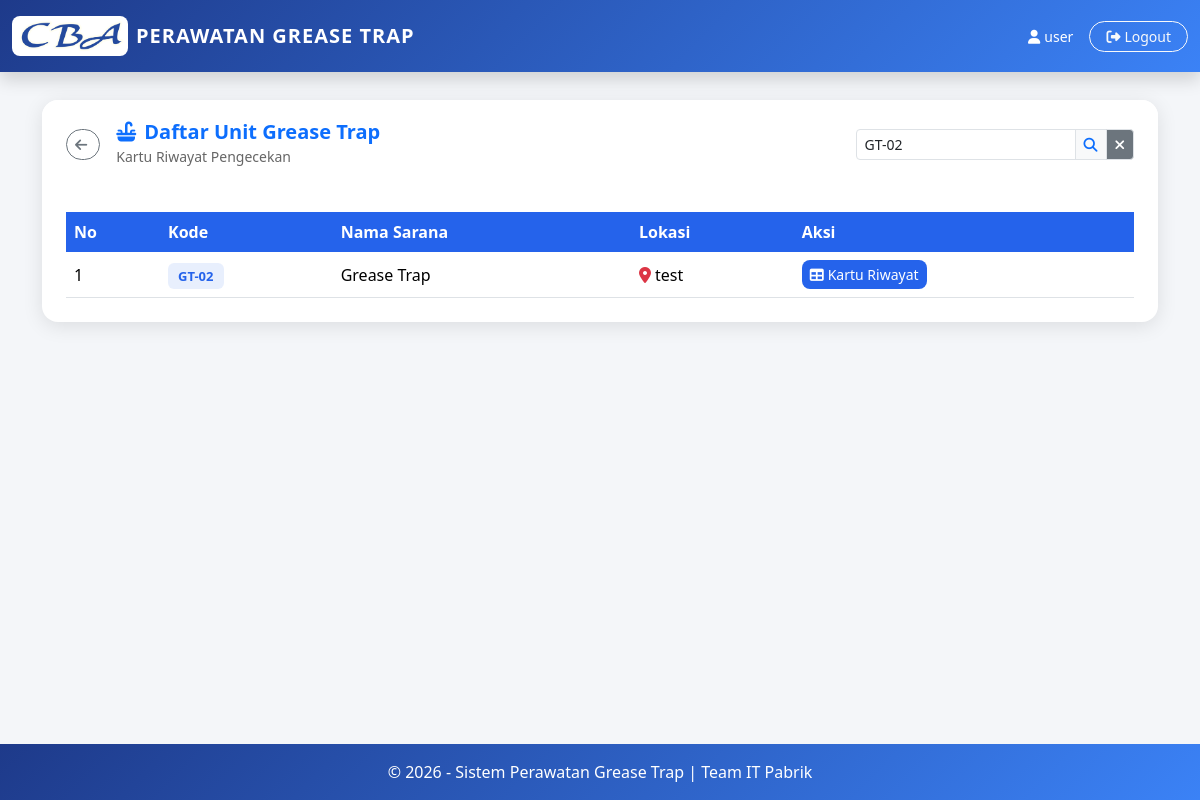
/grease_trap_home.php?keyword=GT-02 (signed in), run on the app's committed database.
### tables this page shows
CREATE TABLE `grease_trap` (
  `id` int(11) NOT NULL,
  `no_kode` varchar(50) NOT NULL,
  `nama_sarana` varchar(100) DEFAULT NULL,
  `lokasi` varchar(200) DEFAULT NULL
);

### grease_trap_home.php (the view, shortened to what this page needs)
<?php
include "config/koneksi.php";
mysqli_query($conn, "CREATE TABLE IF NOT EXISTS `grease_trap` (
  `id` int(11) NOT NULL AUTO_INCREMENT,
  `no_kode` varchar(50) NOT NULL,
  `nama_sarana` varchar(100) DEFAULT NULL,
  `lokasi` varchar(200) DEFAULT NULL,
  PRIMARY KEY (`id`)
) ENGINE=InnoDB DEFAULT CHARSET=utf8mb4");
mysqli_query($conn, "CREATE TABLE IF NOT EXISTS `checklist_grease_trap` (
  `id` int(11) NOT NULL AUTO_INCREMENT,
  `grease_trap_id` int(11) NOT NULL,
  `tahun` int(4) NOT NULL,
  `bulan` tinyint(2) NOT NULL,
  `tanggal_cek` date DEFAULT NULL,
  `valve_handle` enum('Ok','Nok') DEFAULT NULL,
  `hose_coupling_conect` enum('Ok','Nok') DEFAULT NULL,
  `baut_valve_handle` enum('Ok','Nok') DEFAULT NULL,
  `fire_hose` enum('Ok','Nok') DEFAULT NULL,
  `slang_grease_trap` enum('Ok','Nok') DEFAULT NULL,
  `nozzle` enum('Ok','Nok') DEFAULT NULL,
  `box_grease_trap` enum('Ok','Nok') DEFAULT NULL,
  `paraf` varchar(100) DEFAULT NULL,
  `catatan` text DEFAULT NULL,
  `users_id` int(11) DEFAULT NULL,
  `created_at` datetime DEFAULT CURRENT_TIMESTAMP,
  PRIMARY KEY (`id`)
) ENGINE=InnoDB DEFAULT CHARSET=utf8mb4");
$keyword = isset($_GET['keyword']) ? mysqli_real_escape_string($conn, $_GET['keyword']) : '';
$where = "";
if ($keyword != '') {
  $where = "WHERE no_kode LIKE '%$keyword%' OR nama_sarana LIKE '%$keyword%' OR lokasi LIKE '%$keyword%'";
}
$listGreaseTrap = mysqli_query($conn, "SELECT * FROM grease_trap $where ORDER BY no_kode ASC");
?>
<!DOCTYPE html>
<html lang="id">
<head>
  <link href="https://cdn.jsdelivr.net/npm/bootstrap@5.3.2/dist/css/bootstrap.min.css" rel="stylesheet">
</head>
<body>
  <nav class="navbar navbar-grease_trap fixed-top py-3 shadow">
    <div class="container-fluid d-flex justify-content-between align-items-center">
      <div class="d-flex align-items-center gap-2 text-white" style="cursor:pointer"
        onclick="window.location.href='dashboard.php'">
        <img src="assets/images/cba.png" alt="Logo CBA"
          style="height:40px; background:white; padding:4px; border-radius:8px;">
        <span class="fw-bold fs-5 d-none d-sm-inline" style="letter-spacing:1px">PERAWATAN GREASE TRAP</span>
      </div>
      <div class="d-flex align-items-center gap-2 gap-md-3">
        <span class="text-white small d-none d-md-inline"><i
            class="fa-solid fa-user me-1"></i><?= $_SESSION['username'] ?></span>
        <a href="logout.php" class="btn btn-sm btn-outline-light rounded-pill px-2 px-md-3" title="Logout">
          <span class="d-none d-sm-inline"><i class="fa-solid fa-right-from-bracket me-1"></i>Logout</span>
        </a>
      </div>
    </div>
  </nav>
  <div class="container" style="margin-top:100px; padding-bottom:40px; flex:1;">
    <div class="card card-grease_trap">
      <div class="card-grease_trap-header d-flex justify-content-between align-items-center flex-wrap gap-3">
        <div class="d-flex align-items-center gap-3">
          <a href="dashboard.php" class="btn btn-sm btn-outline-secondary rounded-pill" title="Kembali ke Dashboard">
            <i class="fa-solid fa-arrow-left me-1"></i><span class="d-none d-sm-inline"></span>
          </a>
          <div>
            <h5 class="fw-bold mb-0 text-primary"><i class="fa-solid fa-sink me-2"></i>Daftar Unit Grease Trap</h5>
            <small class="opacity-75">Kartu Riwayat Pengecekan</small>
          </div>
        </div>
        <div class="d-flex flex-column flex-sm-row align-items-stretch align-items-sm-center gap-2 mt-3 mt-sm-0">
          <form method="GET" class="d-flex m-0">
            <div class="input-group input-group-sm w-100">
              <input type="text" name="keyword" class="form-control" placeholder="Cari Kode/Lokasi..."
                value="<?= htmlspecialchars($keyword) ?>">
              <button type="submit" class="btn btn-light text-primary border"><i
                  class="fa-solid fa-search"></i></button>
              <?php if ($keyword != ''): ?>
                <a href="grease_trap_home.php" class="btn btn-secondary border"><i class="fa-solid fa-times"></i></a>
              <?php endif; ?>
            </div>
          </form>
        </div>
      </div>
      <div class="card-body p-4">
        <div class="table-responsive">
          <table class="table table-hover align-middle mb-0">
            <thead>
              <tr>
                <th>No</th>
                <th>Kode</th>
                <th>Nama Sarana</th>
                <th>Lokasi</th>
                <th>Aksi</th>
              </tr>
            </thead>
            <tbody>
              <?php $no = 1;
              while ($row = mysqli_fetch_assoc($listGreaseTrap)): ?>
                <tr>
                  <td data-label="No"><?= $no++ ?></td>
                  <td data-label="Kode"><span class="grease_trap-badge"><?= htmlspecialchars($row['no_kode']) ?></span>
                  </td>
                  <td data-label="Nama Sarana"><?= htmlspecialchars($row['nama_sarana']) ?></td>
                  <td data-label="Lokasi">
                    <span><i
                        class="fa-solid fa-location-dot text-danger me-1"></i><?= htmlspecialchars($row['lokasi']) ?></span>
                  </td>
                  <td data-label="Aksi">
                    <a href="grease_trap_kartu.php?grease_trap_id=<?= $row['id'] ?>"
                      class="btn btn-kartu btn-sm flex-grow-1">
                      <i class="fa-solid fa-table me-1"></i><span class="d-inline">Kartu Riwayat</span>
                    </a>
                  </td>
                </tr>
              <?php endwhile; ?>
            </tbody>
          </table>
        </div>
      </div>
    </div>
  </div>
  <footer class="py-3 text-center">
    &copy; <?= date('Y') ?> - Sistem Perawatan Grease Trap | Team IT Pabrik
  </footer>
</body>
</html>

### grease_trap_home.php (style rules this page uses)
:root { --blue: #2563eb; --blue-dark: #1e3a8a; --blue-light: #3b82f6; }
body { background: #f4f6f9; font-family: 'Segoe UI', sans-serif; min-height: 100vh; display: flex; flex-direction: column; }
.navbar-grease_trap { background: linear-gradient(135deg, var(--blue-dark), var(--blue-light)); }
.card-grease_trap { border: none; border-radius: 16px; box-shadow: 0 4px 20px rgba(0, 0, 0, .1); }
.card-grease_trap-header { background: #fff; color: #333; border-radius: 16px 16px 0 0; padding: 20px 24px; }
.grease_trap-badge { background: rgba(37, 99, 235, 0.1); color: var(--blue); font-weight: 600; padding: 4px 10px; border-radius: 6px; font-size: 13px; }
.table thead th { background: var(--blue); color: #fff; border: none; white-space: nowrap; }
.table tbody td { white-space: nowrap; }
.btn-kartu { background: var(--blue); color: #fff; border: none; border-radius: 8px; }
footer { background: linear-gradient(135deg, var(--blue-dark), var(--blue-light)); color: #fff; margin-top: 40px; }

### data on the page
grease_trap: no_kode "GT-02", nama_sarana "Grease Trap", lokasi "test"

### other printed values
$_SESSION['username'] "user"
